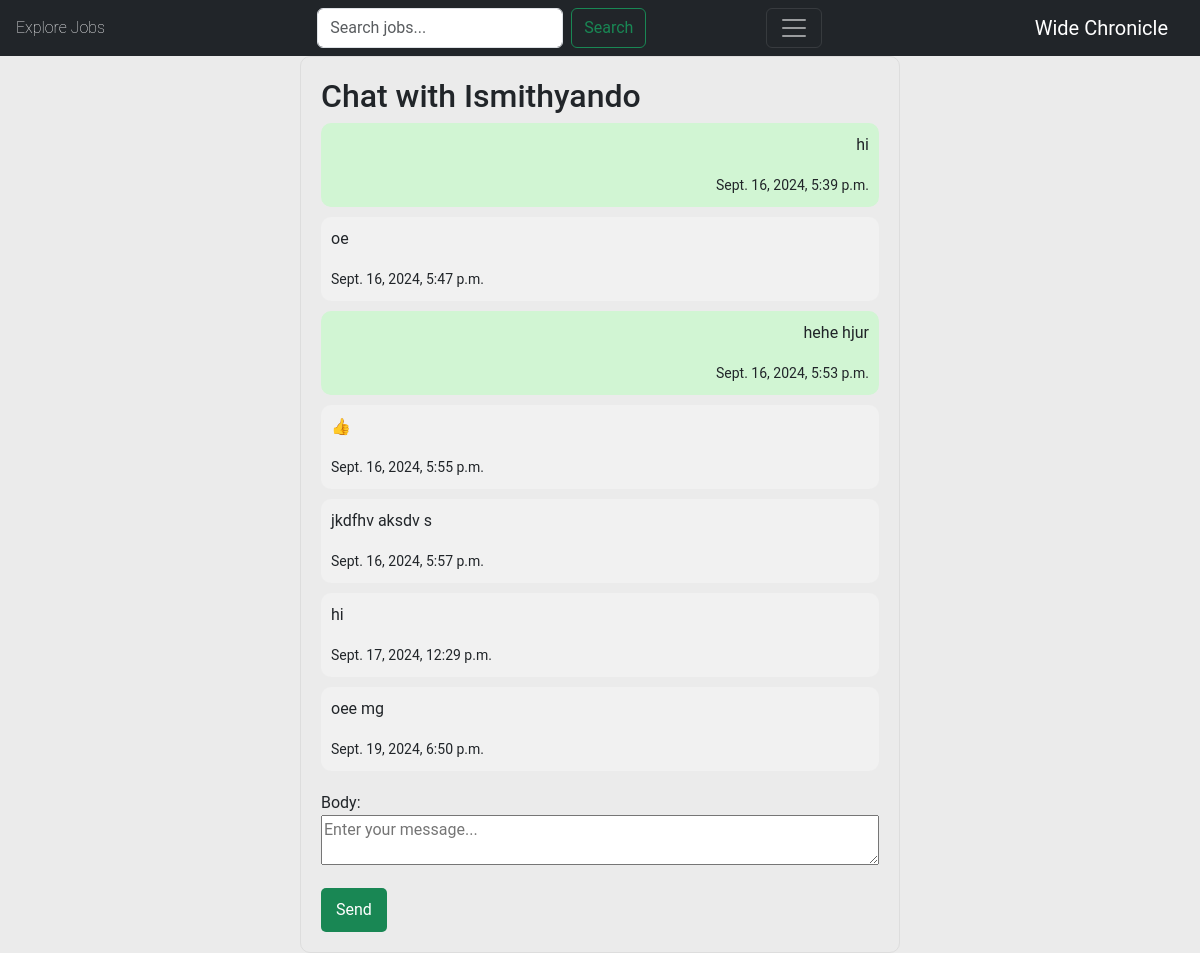
Page /chat/1/ (signed in) on the committed database.
### accounts/models.py (models this page shows)
class CustomUser(AbstractUser):
    pass
    def role(self):
        if hasattr(self, 'seller'):
            return 'Seller'
        elif hasattr(self, 'buyer'):
            return 'Buyer'
        else:
            return None
    def name(user):
        if hasattr(user, 'seller'):
            return user.seller.name
        elif hasattr(user, 'buyer'):
            return user.buyer.name
    def profile_pic(user):
        if hasattr(user, 'seller'):
            return user.seller.profile_pic.url
        elif hasattr(user, 'buyer'):
            return user.buyer.profile_pic.url
        return user.profile_pic

### jobs/models.py (models this page shows, shortened)
class Message(models.Model):
    sender = models.ForeignKey(User, related_name='sent_messages', on_delete=models.CASCADE)
    receiver = models.ForeignKey(User, related_name='received_messages', on_delete=models.CASCADE)
    body = models.TextField()
    timestamp = models.DateTimeField(auto_now_add=True)

### jobs/views.py (the view)
# urls.py: path('chat/<int:pk>/', chat_thread, name='chat_thread'),
@login_required
def chat_thread(request, pk):
    other_user = get_object_or_404(User, pk=pk)
    messages = Message.objects.filter(
        (models.Q(sender=request.user) & models.Q(receiver=other_user)) |
        (models.Q(sender=other_user) & models.Q(receiver=request.user))
    ).order_by('timestamp')
    if request.method == 'POST':
        form = MessageForm(request.POST)
        if form.is_valid():
            message = form.save(commit=False)
            message.sender = request.user
            message.receiver = other_user
            message.save()
            if other_user != request.user:  # Ensure we are not notifying the current user
                create_notification(other_user, f"You have a new message from {request.user.username}")
            return redirect('chat_thread', pk=pk)  # Redirect to the same chat thread
    else:
        form = MessageForm()
    return render(request, 'chat/chat_thread.html', {
        'form': form,
        'messages': messages,
        'other_user': other_user
    })

### jobs/forms.py
class MessageForm(forms.ModelForm):
    class Meta:
        model = Message
        fields = ['body']
        widgets = {
            'body': forms.Textarea(attrs={'placeholder': 'Enter your message...'}),
        }

### jobs/context_processors.py (called while the page is built)
def unread_notifications(request):
    if request.user.is_authenticated:
        unread_count = Notification.objects.filter(user=request.user, is_read=False).count()
    else:
        unread_count = 0
    return {
        'unread_notifications_count': unread_count
    }

### jobs/templates/chat/chat_thread.html (shortened to what this page needs)
{% extends 'jobs/_base.html'%}
{% block content %}
<!DOCTYPE html>
<html lang="en">
<head>
</head>
<body>
<div class="chat-container">
    <h2>Chat with {{ other_user }}</h2>
    <div class="messages">
        {% for message in messages %}
            <div class="message {% if message.sender == request.user %}sent{% else %}received{% endif %}">
                <p>{{ message.body }}</p>
                <small>{{ message.timestamp }}</small>
            </div>
        {% empty %}
            <p>No messages yet.</p>
        {% endfor %}
    </div>
    <div class="form-container">
        <form method="POST">
            {{ form.as_p }}
            <button type="submit">Send</button>
        </form>
    </div>
</div>
</body>
</html>
{% endblock content %}

### jobs/static/css/main.css (style rules this page uses)
:root { --default-font: "Roboto", system-ui, -apple-system, "Segoe UI", Roboto, "Helvetica Neue", Arial, "Noto Sans", "Liberation Sans", sans-serif, "Apple Color Emoji", "Segoe UI Emoji", "Segoe UI Symbol", "Noto Color Emoji"; --heading-font: "Poppins", sans-serif; --nav-font: "Poppins", sans-serif; }
:root { --background-color: #ffffff; --default-color: #212529; --heading-color: #001973; --accent-color: #0d42ff; --surface-color: #ffffff; --contrast-color: #ffffff; }
:root { --nav-color: rgba(255, 255, 255, 0.6); --nav-hover-color: #ffffff; --nav-mobile-background-color: #ffffff; --nav-dropdown-background-color: #ffffff; --nav-dropdown-color: #212529; --nav-dropdown-hover-color: #0d42ff; }
:root { scroll-behavior: smooth; }
body { color: var(--default-color); background-color: var(--background-color); font-family: var(--default-font); }

### jobs/templates/jobs/_base.html (style rules this page uses)
body { background-color: #ebebeb; }

### jobs/templates/chat/chat_thread.html (style rules this page uses)
.chat-container { width: 600px; margin: 0 auto; padding: 20px; border: 1px solid #ddd; border-radius: 10px; }
.message { padding: 10px; margin-bottom: 10px; border-radius: 10px; }
.message.sent { background-color: #d1f5d3; text-align: right; }
.message.received { background-color: #f1f1f1; }
.form-container { margin-top: 20px; }
textarea { width: 100%; height: 50px; }
button { display: inline-block; padding: 10px 15px; background-color: #198754; color: white; border: none; border-radius: 5px; cursor: pointer; }

### rows in the picture
CustomUser: username "Ismithyando"
Message: body "hi", timestamp "Sept. 16, 2024, 5:39 p.m."
Message: body "oe", timestamp "Sept. 16, 2024, 5:47 p.m."
Message: body "hehe hjur", timestamp "Sept. 16, 2024, 5:53 p.m."
Message: body "👍", timestamp "Sept. 16, 2024, 5:55 p.m."
Message: body "jkdfhv aksdv s", timestamp "Sept. 16, 2024, 5:57 p.m."
Message: body "hi", timestamp "Sept. 17, 2024, 12:29 p.m."
Message: body "oee mg", timestamp "Sept. 19, 2024, 6:50 p.m."
